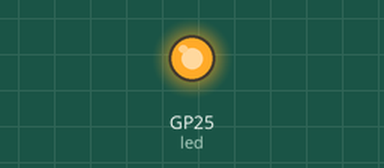
The program below on a simulated Raspberry Pi Pico running MicroPython. On the bench: output pins drawn as LEDs (lit = HIGH). WiFi joins after 1.5 s; library files of the repository ran but are not shown: secrets.py; what the program prints to the serial console is not drawn. At 1.5 s the program stops and its outputs stay as they are.

Above: at 0.1 s.
At 0.6 s:
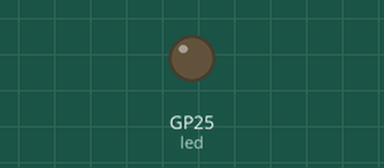
Timing chart, 0 to 2.5 s (numbered marks = the images above):
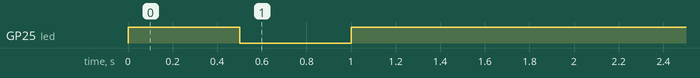

Measured:
- by itself, GP25 (led): LOW → HIGH at 0.00 s, → LOW 0.50 s later, → HIGH 0.50 s later

The program:

01_wifi_connect.py
```python
# ==========================================================
# LESSON 01: THE CONNECTOR
# ==========================================================
# Goal: Connect to Wi-Fi securely using 'secrets.py'.
# Features:
# - LED Status: Slow Blink (Connecting), Solid On (Connected).
# - Auto-Retry: Won't crash if the router is unplugged.
# ==========================================================

import network
import time
import secrets # Imports your SSID/PASSWORD
import machine

# --- CONFIGURATION ---
LED_PIN = "LED" # Onboard LED
MAX_RETRIES = 20

def blink_led(led, delay):
    led.toggle()
    time.sleep(delay)

def connect_to_wifi():
    led = machine.Pin(LED_PIN, machine.Pin.OUT)
    led.value(0)

    wlan = network.WLAN(network.STA_IF) # Station Mode (Client)
    wlan.active(True)
    wlan.config(pm=0xa11140) # Disable Power Saving (Fixes some latency issues)

    # Check if already connected
    if wlan.isconnected():
        print(">>> ALREADY CONNECTED: ", wlan.ifconfig()[0])
        led.value(1)
        return wlan

    print(f"Connecting to SSID: {secrets.SSID}...")
    wlan.connect(secrets.SSID, secrets.PASSWORD)

    # Wait for connection
    retries = 0
    while not wlan.isconnected() and retries < MAX_RETRIES:
        print(".", end="")
        blink_led(led, 0.5) # Fast blink while trying
        retries += 1

    print("\n")

    # Final Status Check
    if wlan.isconnected():
        print(">>> SUCCESS! CONNECTED.")
        print(">>> IP ADDRESS:", wlan.ifconfig()[0])
        led.value(1) # Solid ON
        return wlan
    else:
        print("!!! FAILURE: Could not connect.")
        print("Check your SSID/PASSWORD in secrets.py")
        led.value(0) # Off
        return None

if __name__ == "__main__":
    wlan = connect_to_wifi()
```
